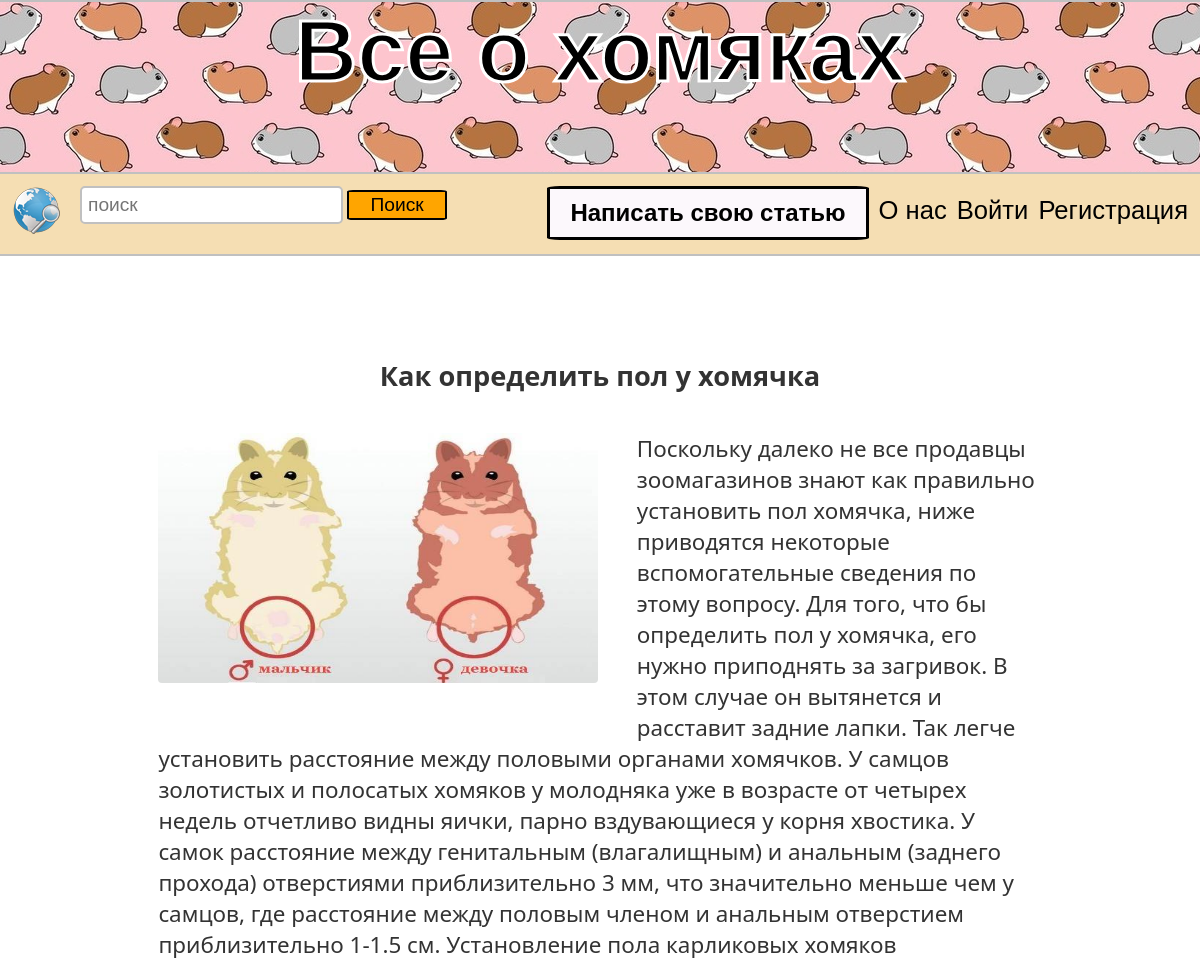
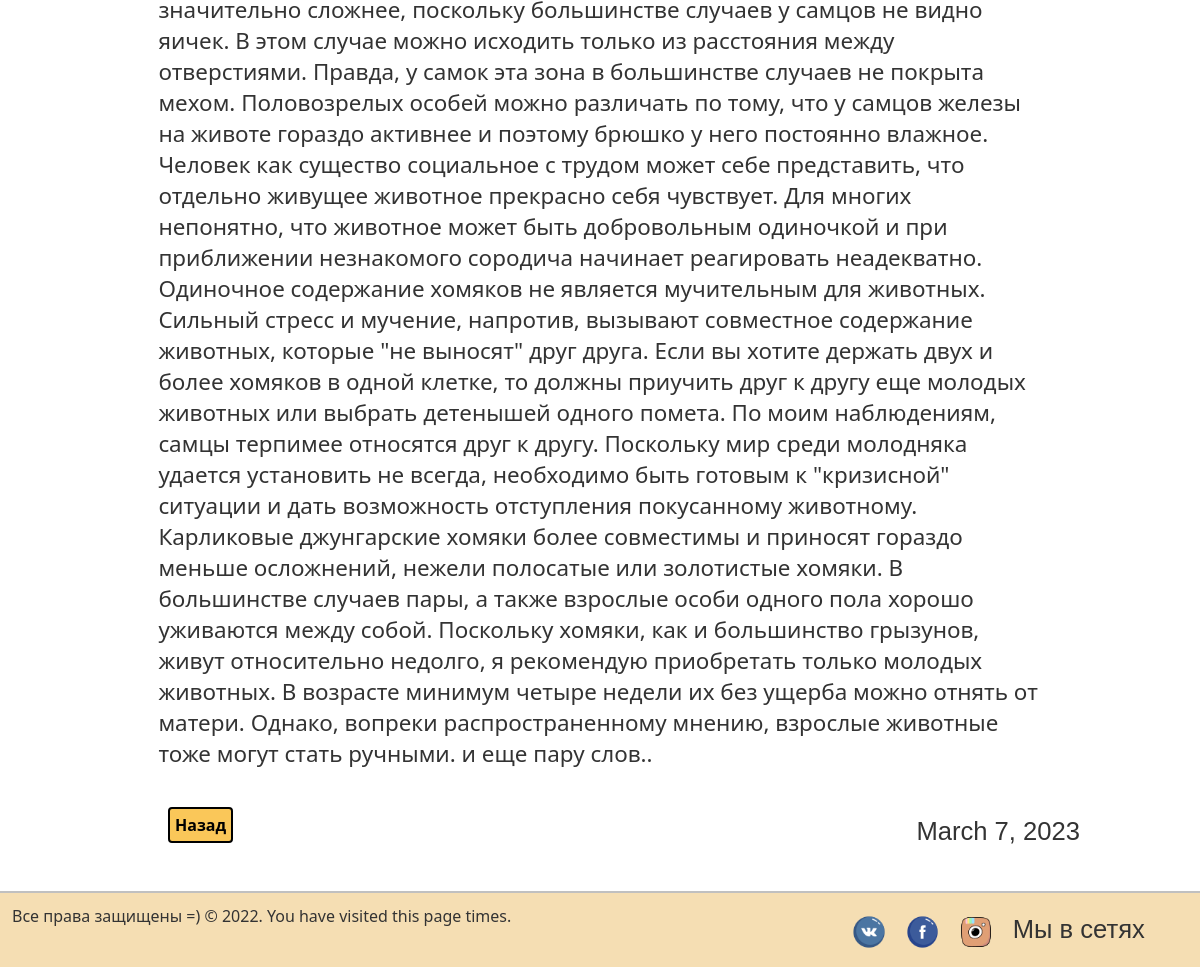
Before: /my_articles/malefemale/ with the older database file (2 pictures, top to bottom).
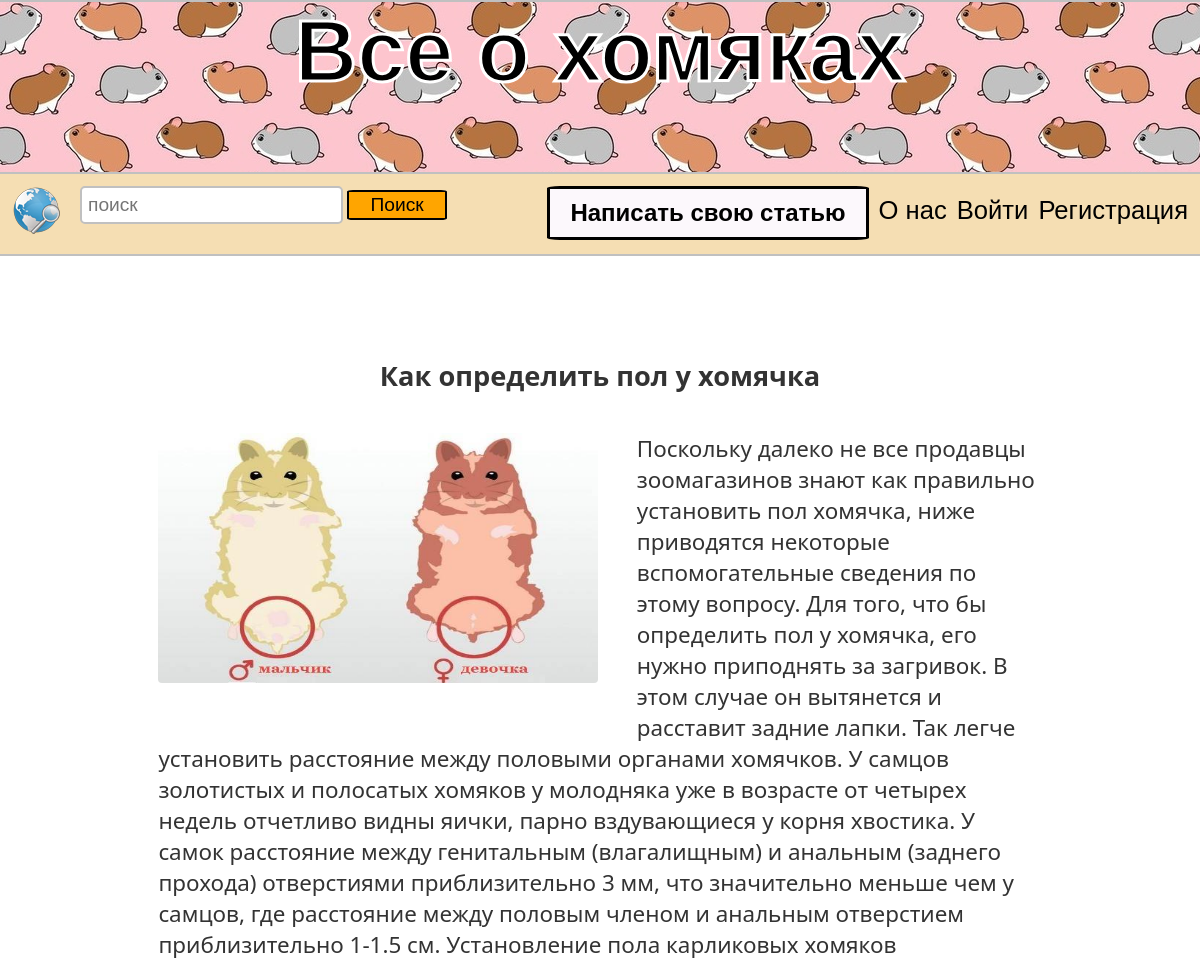
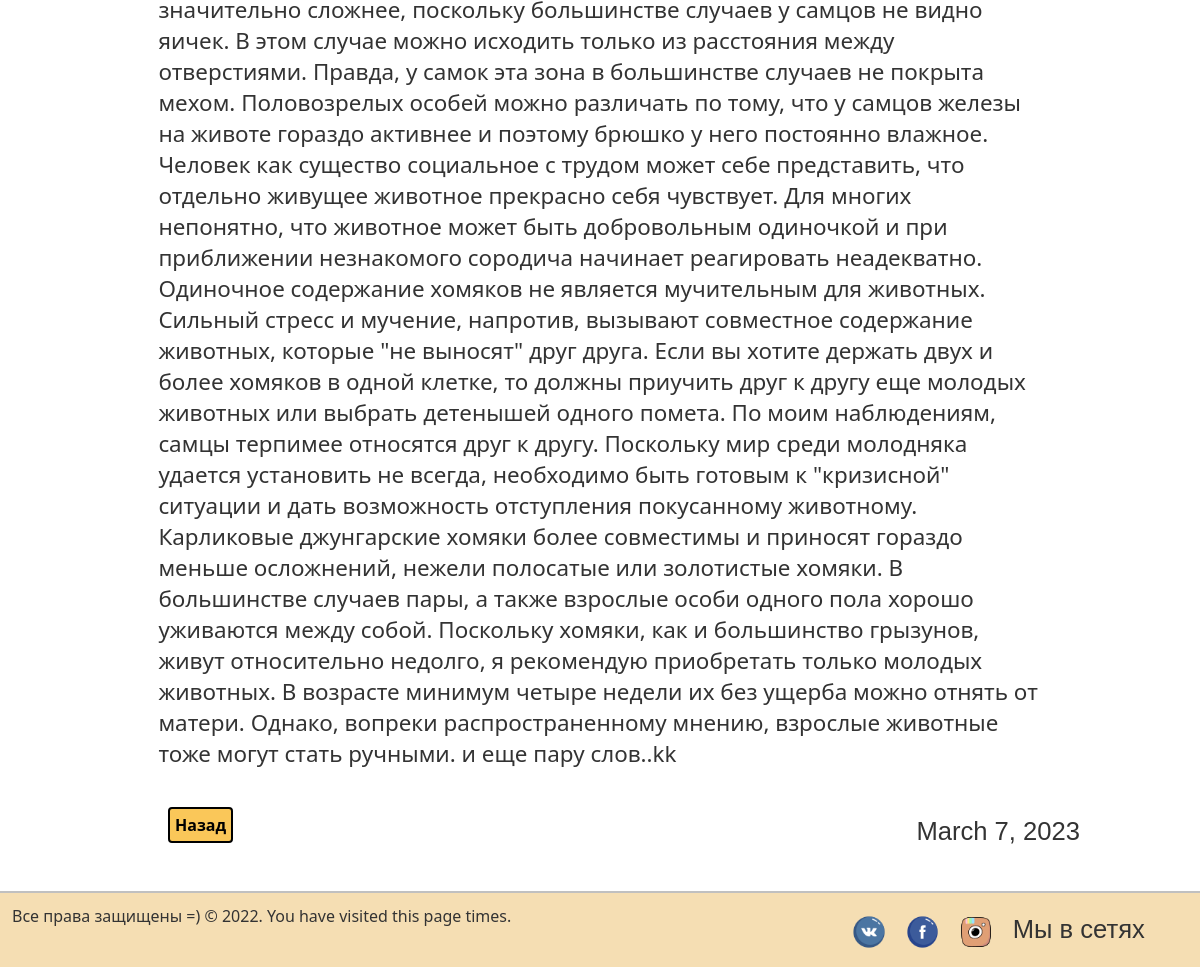
After: the same page with the newer database file (2 pictures, top to bottom).
### myblog/models.py (models this page shows, shortened)
class Post(models.Model):
    title = models.CharField(max_length=200)
    url = models.SlugField(null=False, unique=True)
    content = models.TextField()
    image = models.ImageField()
    created_at = models.DateField(default=timezone.now)
    author = models.ForeignKey(User, on_delete=models.CASCADE)

### myblog/views.py (the view)
# urls.py: path('my_articles/<slug>/', PostDetailView.as_view(), name='post_detail'),
class PostDetailView(View):
    def get(self, request, slug, *args, **kwargs):
        post = get_object_or_404(Post, url=slug)
        return render(request, 'myblog/post_detail.html', context={'post': post})

### myblog/templates/myblog/post_detail.html (shortened to what this page needs)
{% extends './base.html' %}
{% load static %}
{% block content %}
    <div class="post_detail">
		<h4>{{ post.title }}</h4>
        <img src="{{ post.image.url }}">
		<p>{{ post.content }}</p>
		<a href="{% url 'index' %}">Назад</a>
		<div class="right">{{ post.created_at }}</div>
	</div>
{% endblock %}

Changed rows visible on the page:
changed Post "Как определить пол у хомячка": content "…ручными. и еще пару слов.." → "…ручными. и еще пару слов..kk"
